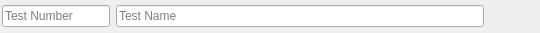
<?xml version="1.0" encoding="UTF-8"?>
<ui version="4.0">
 <class>manual_limit_item</class>
 <widget class="QWidget" name="manual_limit_item">
  <property name="geometry">
   <rect>
    <x>0</x>
    <y>0</y>
    <width>540</width>
    <height>33</height>
   </rect>
  </property>
  <property name="maximumSize">
   <size>
    <width>16777215</width>
    <height>40</height>
   </size>
  </property>
  <property name="windowTitle">
   <string>Form</string>
  </property>
  <property name="windowIcon">
   <iconset resource="gex.qrc">
    <normaloff>:/gex/icons/gex_application_48x48.png</normaloff>:/gex/icons/gex_application_48x48.png</iconset>
  </property>
  <layout class="QGridLayout" name="gridLayout" columnstretch="0,2,0,0">
   <property name="leftMargin">
    <number>2</number>
   </property>
   <property name="topMargin">
    <number>2</number>
   </property>
   <property name="rightMargin">
    <number>2</number>
   </property>
   <property name="bottomMargin">
    <number>2</number>
   </property>
   <item row="0" column="0">
    <widget class="QLineEdit" name="lineEditTestNumber">
     <property name="placeholderText">
      <string>Test Number</string>
     </property>
    </widget>
   </item>
   <item row="0" column="1">
    <widget class="QLineEdit" name="lineEdit">
     <property name="placeholderText">
      <string>Test Name</string>
     </property>
    </widget>
   </item>
   <item row="0" column="2">
    <widget class="QPushButton" name="pushButtonAddTest">
     <property name="maximumSize">
      <size>
       <width>21</width>
       <height>21</height>
      </size>
     </property>
     <property name="text">
      <string/>
     </property>
     <property name="icon">
      <iconset resource="../../gex.qrc">
       <normaloff>:/gex/icons/add.png</normaloff>:/gex/icons/add.png</iconset>
     </property>
     <property name="flat">
      <bool>true</bool>
     </property>
    </widget>
   </item>
   <item row="0" column="3">
    <widget class="QPushButton" name="pushButtonDeleteItem">
     <property name="maximumSize">
      <size>
       <width>21</width>
       <height>21</height>
      </size>
     </property>
     <property name="text">
      <string/>
     </property>
     <property name="icon">
      <iconset resource="../../gex.qrc">
       <normaloff>:/gex/icons/remove.png</normaloff>:/gex/icons/remove.png</iconset>
     </property>
     <property name="flat">
      <bool>true</bool>
     </property>
    </widget>
   </item>
  </layout>
 </widget>
 <resources>
  <include location="../../gex.qrc"/>
 </resources>
 <connections/>
</ui>
